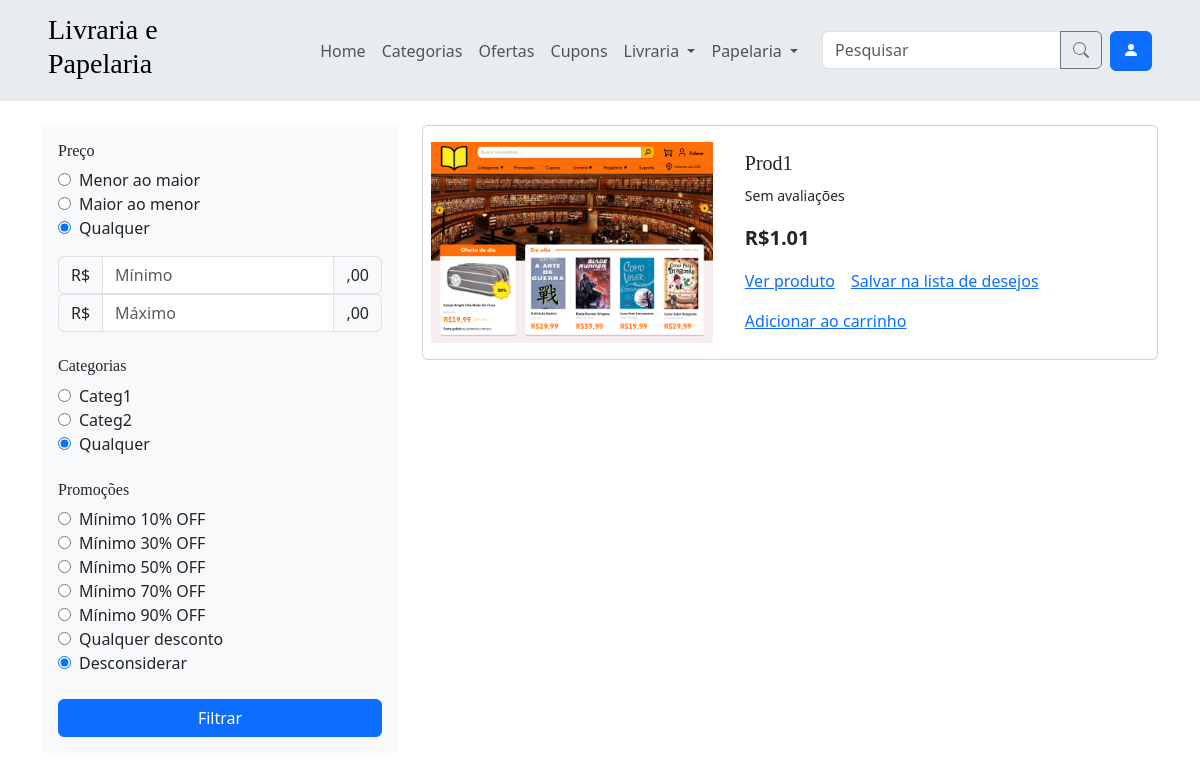
Page /pesquisa/ on the earlier database version.
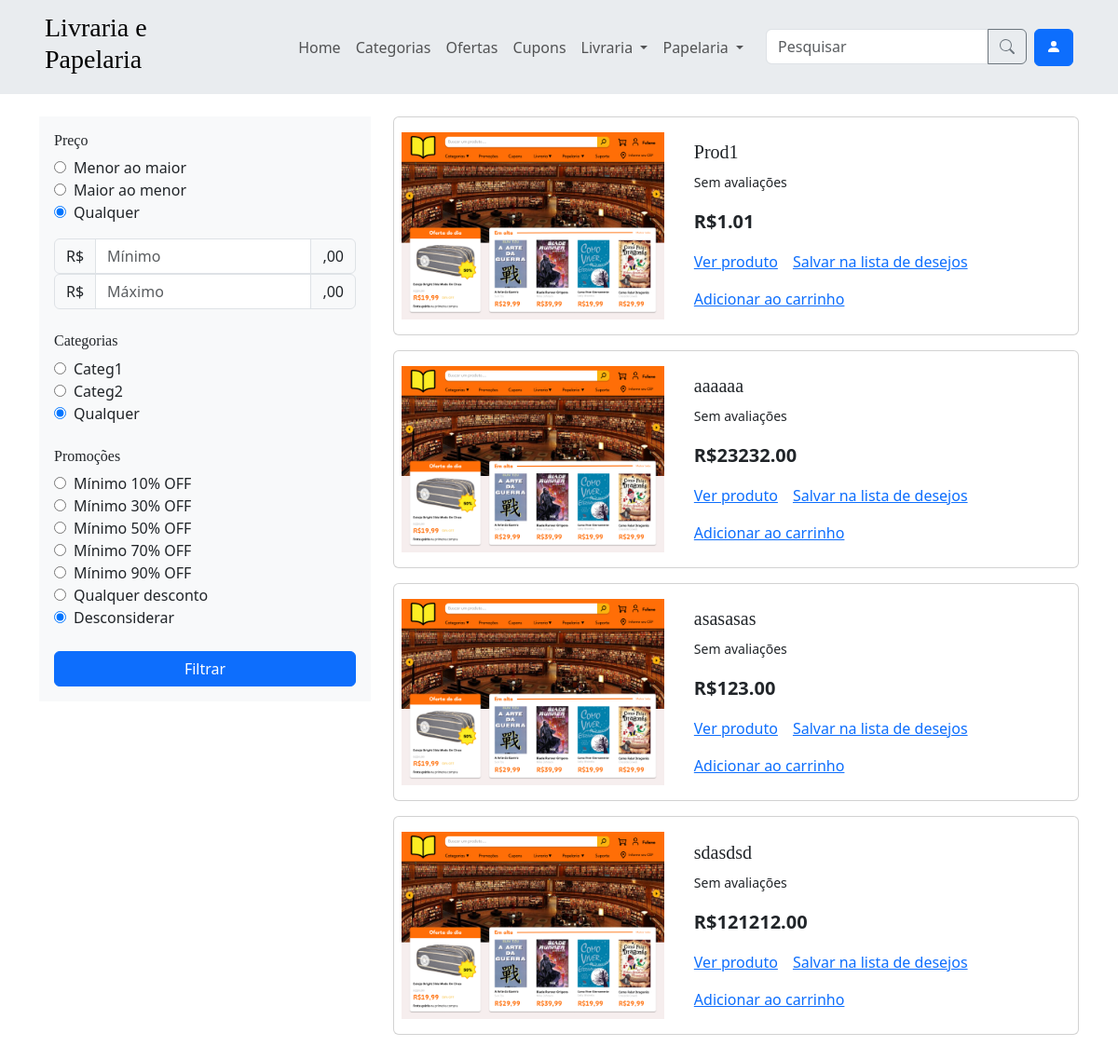
Same page on the later database version.
### app/models.py (models this page shows, shortened)
class Categoria(models.Model):
    class TipoChoices(models.TextChoices):
        LIVRARIA = 'LIVRARIA', 'Livraria'
        PAPELARIA = 'PAPELARIA', 'Papelaria'
    nome = models.CharField(max_length=50)
    produtos = models.ManyToManyField(Produto)
    tipo = models.CharField(
        max_length=15,
        choices=TipoChoices.choices,
        null=True,
    )
    class Meta:
        verbose_name = verbose_name_plural = 'Categoria'

class Produto(models.Model):
    nome = models.CharField(max_length=50)
    preco = models.DecimalField(max_digits=10, decimal_places=2)
    descricao = models.TextField(null=True, blank=True)
    is_ativo = models.BooleanField(default=True)
    class Meta:
        verbose_name = verbose_name_plural = 'Produto'

### app/views.py (the view, shortened to what this page needs)
# urls.py: path('pesquisa/', views.pesquisa, name='pesquisa'),
@user_passes_test(usuario_comum)
def pesquisa(request):
    filtros = request.GET.copy()
    def existe(chave):
        return chave in filtros.keys() and filtros[chave] != ''
    if not existe('OrdemPreco'):
        filtros['OrdemPreco'] = 'Qualquer'
    if not existe('Categoria'):
        filtros['Categoria'] = 'Qualquer'
    if not existe('Promocao'):
        filtros['Promocao'] = 'Desconsiderar'
    if not existe('Busca'):
        filtros['Busca'] = ''
    produtos = Produto.objects.all()
    print(filtros['Busca'])
    produtos = produtos.filter(nome__icontains=filtros['Busca'])
    if filtros['Categoria'] != 'Qualquer':
        produtos = produtos.filter(categoria=filtros['Categoria'])
        filtros['Categoria'] = int(filtros['Categoria'])
    produtos = produtos_processor(request, produtos)['produtos']
    if existe('Minimo'):
        produtos = [produto for produto in produtos if produto.preco >= float(filtros['Minimo'])]
    if existe('Maximo'):
        produtos = [produto for produto in produtos if produto.preco <= float(filtros['Maximo'])]
    if filtros['OrdemPreco'] != 'Qualquer':
        if filtros['OrdemPreco'] == 'Asc':
            reverse = False
        elif filtros['OrdemPreco'] == 'Desc':
            reverse = True
        produtos = sorted(produtos, key=lambda produto: produto.preco, reverse=reverse)
    return render(request, 'pesquisa.html', {'produtos': produtos, 'filtros': filtros})

### app/context_processors.py (called while the page is built)
def categorias_processor(request):
    categorias = Categoria.objects.all()
    categorias_livraria = categorias.filter(tipo='LIVRARIA')[:10]
    categorias_papelaria = categorias.filter(tipo='PAPELARIA')[:10]
    categorias = categorias[:10]
    return {
        'categorias': categorias,
        'categorias_livraria': categorias_livraria,
        'categorias_papelaria': categorias_papelaria
    }

### app/views.py (called while the page is built)
def usuario_comum(user):
    return not user.is_staff

### app/templates/pesquisa.html (shortened to what the changed rows need)
{% extends 'components/base.html' %}
{% block content %}
<div class="row">
  <div class="col-md-4">
    <aside id="offcanvasResponsive" class="offcanvas-md offcanvas-start d-flex flex-column flex-shrink-0 p-3 bg-body-tertiary" style="">
        <div class="offcanvas-body">
          <form action="{% url 'pesquisa' %}" class="d-flex flex-column gap-4">
            <div>
              {% for categoria in categorias %}
                <div><input {% if categoria.id == filtros.Categoria %} checked {% endif %} name="Categoria" value="{{ categoria.id }}" type="radio"><span class="ms-2">{{ categoria.nome }}</span></div>
              {% endfor %}
            </div>
          </form>
      </div>
    </aside>
  </div>
  <div class="col col-md-8">
    {% for produto in produtos %}
      <div class="card mb-3 w-100 text-decoration-none">
        <div class="row g-0 align-items-center">
          <div class="col-md-5 p-3 ps-md-2">
          {% load static %}
            <img src="{% static 'img/teste.png' %}" class="img-fluid" alt="...">
          </div>
          <div class="col-md-7">
            <div class="card-body">
              <h5 class="card-title mb-2">{{ produto.nome }}</h5>
              <p class="card-text"><small>{{ produto.nota }}</small></p>
              {% if produto.tem_promocao %}
                <p class="card-text mt-3 mb-0 text-decoration-line-through">R${{ produto.preco_sem_desconto|floatformat:2 }}</p>
                <p class="card-text">
                  <span class="fw-bold lead me-1">R${{ produto.preco|floatformat:2 }}</span>
                  {{ produto.desconto|floatformat:0 }}% OFF
                </p>
              {% else %}
                <p class="card-text">
                  <span class="fw-bold lead me-1">R${{ produto.preco|floatformat:2 }}</span>
                </p>
              {% endif %}
              <div class="d-flex gap-3 flex-wrap mt-3">
                <a href="{% url 'produto' id_produto=produto.id %}">Ver produto</a>
                <a href="{% url 'lista_de_desejos_adicionar' id_produto=produto.id %}">Salvar na lista de desejos</a>
                <a href="#">Adicionar ao carrinho</a>
              </div>
            </div>
          </div>
        </div>
      </div>
    {% empty %}
      <p>Nenhum produto corresponde à sua pesquisa.</p>
      <p>Verifique os filtros e o termo de busca.</p>
    {% endfor %}
  </div>
</div>
{% endblock %}

Differences in the rows shown:
added Produto: nome "aaaaaa", nota "Sem avaliações", preco "23232.00"
added Produto: nome "asasasas", nota "Sem avaliações", preco "123.00"
added Produto: nome "sdasdsd", nota "Sem avaliações", preco "121212.00"
